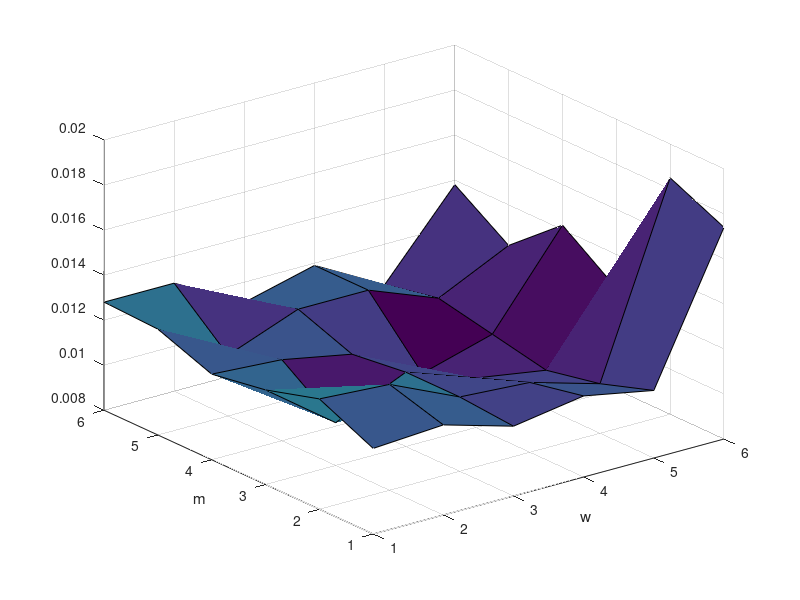

Reproduce this figure in MATLAB.
clear
load mnist_grid_larger

wNs = unique(res(:,1));
mNs = unique(res(:,3));

min_ts = zeros(length(wNs),length(mNs));
for w = 1:length(wNs)
    for m = 1:length(mNs)
        [w m]
        
        tmp = res(res(:,1)==wNs(w) & res(:,3)==mNs(m),4);
        tmp2 = res(res(:,1)==wNs(w) & res(:,3)==mNs(m),5)
        if ~isempty(tmp)
            min_ts(w,m) = min(tmp);
            lam(w,m) = tmp2;
        else
            min_ts(w,m) = nan;
            lam(w,m) = nan;
        end
        
    end
end

surf(min_ts)
xlabel('w')
ylabel('m')